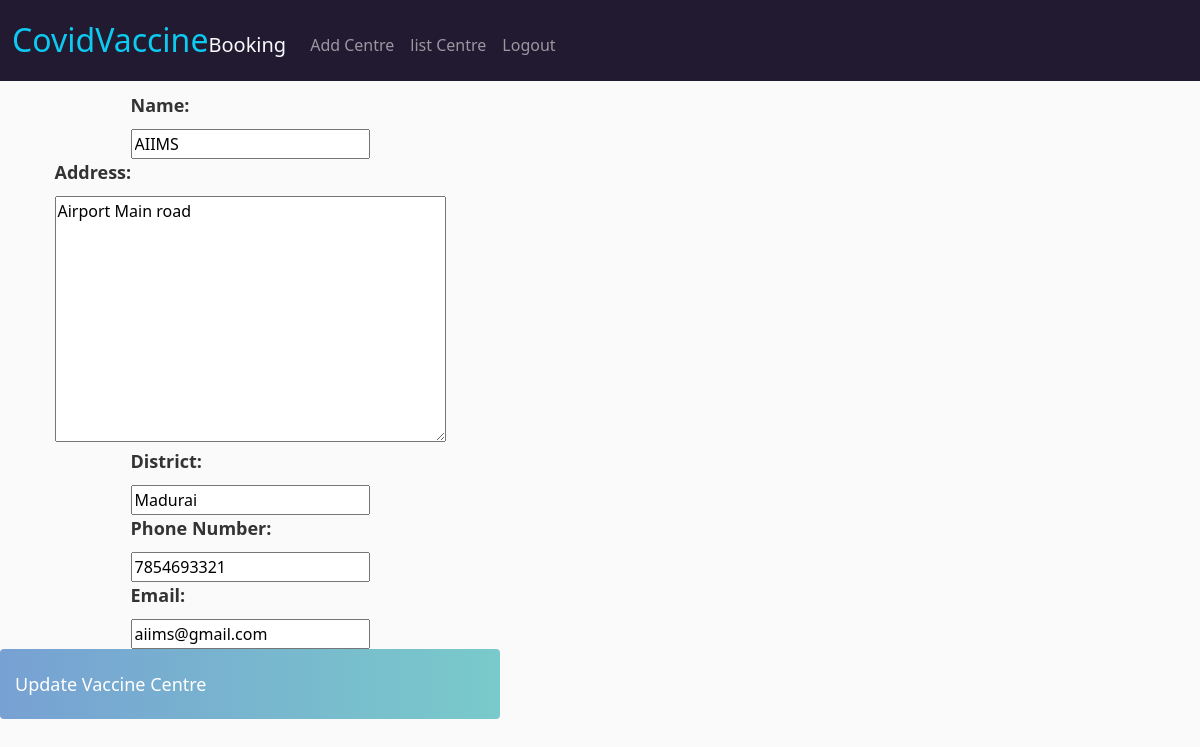
The page /updatecentre/16/ (signed in) on the database its author committed.
### main/models.py (models this page shows, shortened)
class VaccineCentre(models.Model):
    name = models.CharField(max_length=100)
    address= models.TextField()
    district=models.CharField(max_length=25)
    phone_number = models.CharField(max_length=20)
    email = models.EmailField()

### main/views.py (the view)
# urls.py: path('updatecentre/<int:pk>/', views.updatecentre, name='updatecentre'),
def updatecentre(request, pk):
    centre = get_object_or_404(VaccineCentre, pk=pk)
    form = VaccineCentreForm(request.POST or None, instance=centre)
    if form.is_valid():
        form.save()
        return redirect('adminlistcentre')
    return render(request, 'update_vaccine_centre.html', {'form': form, 'centre': centre})

### main/forms.py
class VaccineCentreForm(forms.ModelForm):
    class Meta:
        model = VaccineCentre
        fields = '__all__'

### Template/update_vaccine_centre.html (shortened to what this page needs)
{% extends 'base.html' %}
{% block content %}
  <h1>Update Vaccine Centre</h1>
  <form method="post">
    <div class="form-group">
      <label for="{{ form.name.id_for_label }}">Name:</label>
      {{ form.name }}
    </div>
    <div class="form-group">
      <label for="{{ form.address.id_for_label }}">Address:</label>
      {{ form.address }}
    </div>
    <div class="form-group">
      <label for="{{ form.district.id_for_label }}">District:</label>
      {{ form.district }}
    </div>
    <div class="form-group">
      <label for="{{ form.phone_number.id_for_label }}">Phone Number:</label>
      {{ form.phone_number }}
    </div>
    <div class="form-group">
      <label for="{{ form.email.id_for_label }}">Email:</label>
      {{ form.email }}
    </div>
    <button type="submit" class="btn btn-primary">Update Vaccine Centre</button>
  </form>
{% endblock %}

### static/css/style.css (style rules this page uses)
html, body { height: 100%; min-height: 100%; margin-bottom: 50px; }
body { background-color: hsl(0, 0%, 98%); }
h1,h2,h3,h4,h5,h6 { color:hsl(0, 0%, 30%); }
.btn.btn-primary { width: 100%; height: 70px; display: flex; align-items: center; justify-content: space-between; padding: 0 15px; background-image: linear-gradient(to right, #77A1D3 0%, #79CBCA 51%, #77A1D3 100%); border: none; transition: 0.5s; background-size: 200% auto; }

### Template/base.html (style rules this page uses)
form { max-width: 500px; margin-top: 20px; display: flex; flex-direction: column; align-items: center; }
label { display: block; margin-bottom: 10px; font-size: 18px; font-weight: bold; color: #333; }
button[type="submit"] { background-color: #008CBA; color: #fff; border: none; border-radius: 4px; padding: 10px 20px; font-size: 18px; cursor: pointer; transition: all 0.3s ease; }

### rows shown on the page
VaccineCentre: name "AIIMS", address "Airport Main road", district "Madurai", phone_number "7854693321", email "aiims@gmail.com"
